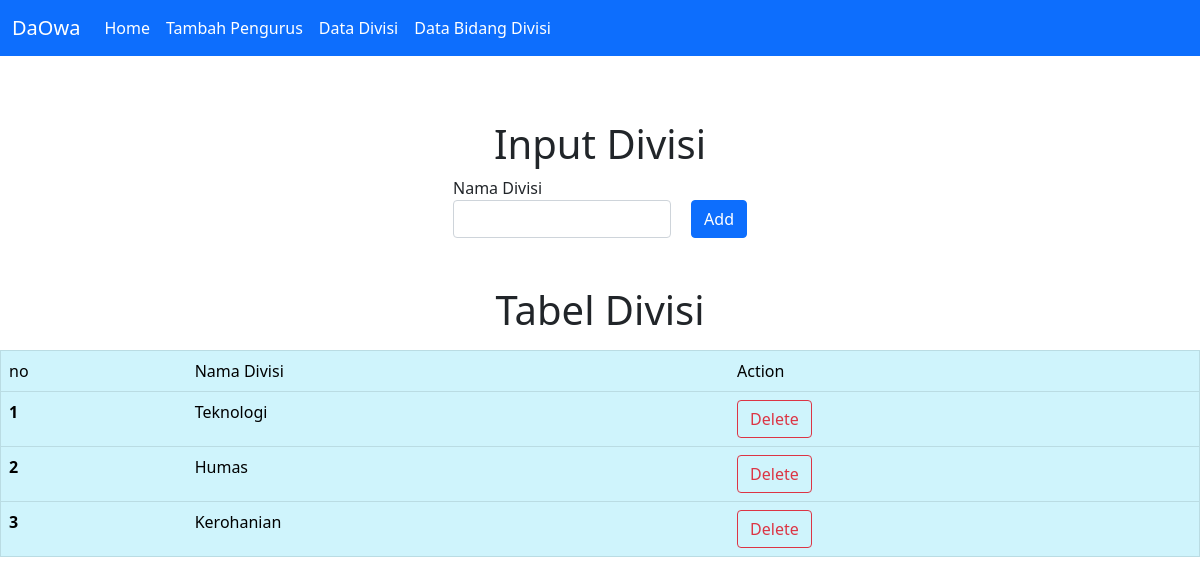
The app's page /divisi.php with its own data.
### tables this page shows
CREATE TABLE `divisi` (
  `id_divisi` int(11) NOT NULL,
  `nama_divisi` varchar(256) DEFAULT NULL
);

### conf.php (called while the page is built)
<?php
$db_host = "localhost";
$db_user = "root";
$db_pass = "";
$db_name = "db_ormawa";
?>

### includes/DB.class.php (called while the page is built, shortened)
<?php
class DB
{
    var $db_host = "";
    var $db_user = "";
    var $db_pass = "";
    var $db_name = "";
    var $db_link = "";
    var $result = 0;
    function DB($db_host = '', $db_user = '', $db_pass = '', $db_name = '')
    {
        $this->db_host = $db_host;
        $this->db_user = $db_user;
        $this->db_pass = $db_pass;
        $this->db_name = $db_name;
    }
    function open()
    {
        $this->db_link = mysqli_connect($this->db_host, $this->db_user, $this->db_pass, $this->db_name);
    }
    function execute($query = "")
    {
        $this->result = mysqli_query($this->db_link, $query);
        return $this->result;
    }
    function getResult()
    {
        return mysqli_fetch_array($this->result);
    }
}

### includes/divisi.class.php (called while the page is built, shortened)
<?php
class Divisi extends DB
{
    function getTableDivisi()
    {
        $query = "SELECT divisi.id_divisi, divisi.nama_divisi FROM divisi";
        return $this->execute($query);
    }
}

### divisi.php (the view, shortened to what this page needs)
<?php
include("conf.php");
include("includes/DB.class.php");
include("includes/divisi.class.php");
$divisi = new Divisi($db_host, $db_user, $db_pass, $db_name);
$divisi->open();
$divisi->getTableDivisi();
$datadivisi = null;
while (list($id, $nama) = $divisi->getResult()) {
    $datadivisi .= "<tr>" .
        "<th scope = 'row'>" . "{$id}" . "</th>" .
        "<td>" . "{$nama}" . "</td>" .
        "<td>" . "<a href = 'divisi.php?id_delete=" . "{$id}" . "'>" .
        "<button class = 'btn btn-outline-danger' onclick = 'deleteSuccess()'>Delete</button>" .
        "</a>" . "</td>" .
        "</tr>";
}

### records on screen
divisi: id_divisi "1", nama_divisi "Teknologi"
divisi: id_divisi "2", nama_divisi "Humas"
divisi: id_divisi "3", nama_divisi "Kerohanian"
